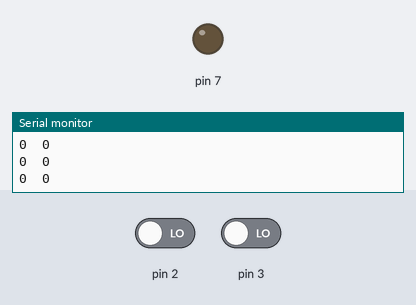
Bench run of a sketch on a simulated Arduino Uno, built with avr-gcc and run on an emulated ATmega328P. Parts: output pins drawn as LEDs (lit = HIGH), the last lines printed to the serial monitor. The inputs (shaded band) are chosen by the test bench; at power-on: pin 2 LOW, pin 3 LOW.

Above: at 1.2 s.
1.3 s: pin 2 driven HIGH
At 2.5 s:
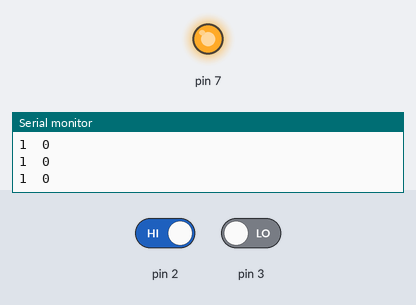
2.8 s: pin 2 driven LOW
At 3.5 s:
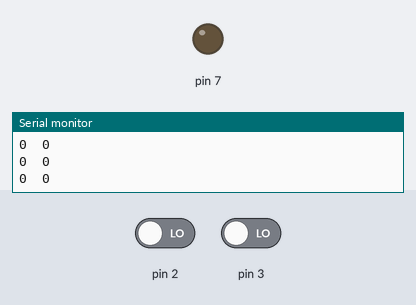
Timing chart, 0 to 5.8 s (numbered marks = the images above; inputs shaded):
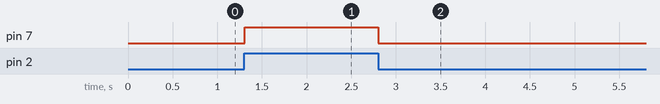

The sketch:

software_switch.ino
```cpp
void setup() {

  pinMode(3,INPUT);
  pinMode(2, INPUT);
  pinMode(7, OUTPUT);
  Serial.begin(9600);

}

void loop() {
  Serial.print(digitalRead(2));
  Serial.print("  ");
  Serial.println(digitalRead(3));

  if (digitalRead(2) == HIGH )
  { digitalWrite(7, HIGH);
  } else
  {digitalWrite(7,LOW);}
  if (digitalRead(3) == HIGH) {
    digitalWrite(6,HIGH);
  } else
  { digitalWrite(6,LOW);

  }
}
```

Measured:
- after the input at 1.3 s, pin 7: LOW → HIGH at once
- after the input at 2.8 s, pin 7: HIGH → LOW at once
